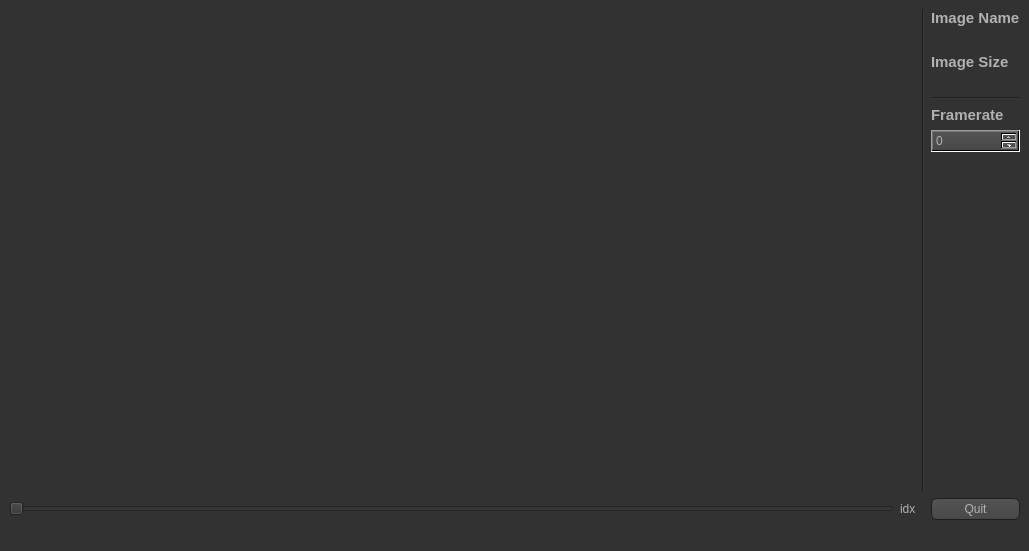
<?xml version="1.0" encoding="UTF-8"?>
<ui version="4.0">
 <class>MainWindow</class>
 <widget class="QMainWindow" name="MainWindow">
  <property name="geometry">
   <rect>
    <x>0</x>
    <y>0</y>
    <width>1029</width>
    <height>551</height>
   </rect>
  </property>
  <property name="windowTitle">
   <string>MainWindow</string>
  </property>
  <property name="styleSheet">
   <string notr="true">QToolTip
{
     border: 1px solid black;
     background-color: #ffa02f;
     padding: 1px;
     border-radius: 3px;
     opacity: 100;
}

QWidget
{
    color: #b1b1b1;
    background-color: #323232;
}

QMenu
{
    border: 1px solid #000;
}

QMenu::item
{
    padding: 2px 20px 2px 20px;
}

QMenu::item:selected
{
    color: #000000;
}

QWidget:disabled
{
    color: #404040;
    background-color: #323232;
}

QAbstractItemView
{
    background-color: QLinearGradient( x1: 0, y1: 0, x2: 0, y2: 1, stop: 0 #4d4d4d, stop: 0.1 #646464, stop: 1 #5d5d5d);
}

QWidget:focus
{
    /*border: 2px solid QLinearGradient( x1: 0, y1: 0, x2: 0, y2: 1, stop: 0 #ffa02f, stop: 1 #d7801a);*/
}

QLineEdit
{
    background-color: QLinearGradient( x1: 0, y1: 0, x2: 0, y2: 1, stop: 0 #4d4d4d, stop: 0 #646464, stop: 1 #5d5d5d);
	color: #FFFFFF;
    padding: 1px;
    border-style: solid;
    border: 1px solid #1e1e1e;
    border-radius: 5;
}

QPushButton
{
    color: #b1b1b1;
    background-color: QLinearGradient( x1: 0, y1: 0, x2: 0, y2: 1, stop: 0 #565656, stop: 0.1 #525252, stop: 0.5 #4e4e4e, stop: 0.9 #4a4a4a, stop: 1 #464646);
    border-width: 1px;
    border-color: #1e1e1e;
    border-style: solid;
    border-radius: 6;
    padding: 3px;
    font-size: 12px;
    padding-left: 5px;
    padding-right: 5px;
}

QPushButton:pressed
{
    background-color: QLinearGradient( x1: 0, y1: 0, x2: 0, y2: 1, stop: 0 #2d2d2d, stop: 0.1 #2b2b2b, stop: 0.5 #292929, stop: 0.9 #282828, stop: 1 #252525);
}

QPushButton:checked
{
    background-color: QLinearGradient( x1: 0, y1: 0, x2: 0, y2: 1, stop: 0 #2d2d2d, stop: 0.1 #2b2b2b, stop: 0.5 #292929, stop: 0.9 #282828, stop: 1 #252525);
}

QComboBox
{	
    color: #FFFFFF;
    selection-background-color: #ffaa00;
    background-color: QLinearGradient( x1: 0, y1: 0, x2: 0, y2: 1, stop: 0 #565656, stop: 0.1 #525252, stop: 0.5 #4e4e4e, stop: 0.9 #4a4a4a, stop: 1 #464646);
    border-style: solid;
    border: 1px solid #1e1e1e;
    border-radius: 5;
}

QComboBox:hover,QPushButton:hover
{
    border: 2px solid QLinearGradient( x1: 0, y1: 0, x2: 0, y2: 1, stop: 0 #ffa02f, stop: 1 #d7801a);
}
QComboBox:on
{
    padding-top: 3px;
    padding-left: 4px;
    background-color: QLinearGradient( x1: 0, y1: 0, x2: 0, y2: 1, stop: 0 #2d2d2d, stop: 0.1 #2b2b2b, stop: 0.5 #292929, stop: 0.9 #282828, stop: 1 #252525);
    selection-background-color: #ffaa00;
}

QComboBox QAbstractItemView
{
    border: 2px solid darkgray;
    selection-background-color: QLinearGradient( x1: 0, y1: 0, x2: 0, y2: 1, stop: 0 #ffa02f, stop: 1 #d7801a);
}

QComboBox::drop-down
{
     subcontrol-origin: padding;
     subcontrol-position: top right;
     width: 15px;

     border-left-width: 0px;
     border-left-color: darkgray;
     border-left-style: solid; /* just a single line */
     border-top-right-radius: 3px; /* same radius as the QComboBox */
     border-bottom-right-radius: 3px;
 }

QComboBox::down-arrow
{
     image: url(:/down_arrow.png);
}

QComboBox:editable {
    background: white;
}

QComboBox:!editable, QComboBox::drop-down:editable {

     background: qlineargradient(x1: 0, y1: 0, x2: 0, y2: 1,
                                stop: 0 #D3D3D3, stop: 0.4 #D8D8D8,
                                stop: 0.5 #DDDDDD, stop: 1.0 #E1E1E1);
}

/* QComboBox gets the &quot;on&quot; state when the popup is open */
QComboBox:!editable:on, QComboBox::drop-down:editable:on {
    background: qlineargradient(x1: 0, y1: 0, x2: 0, y2: 1,
                                stop: 0 #D3D3D3, stop: 0.4 #D8D8D8,
                                stop: 0.5 #DDDDDD, stop: 1.0 #E1E1E1);
}

QGroupBox:focus
{
border: 2px solid QLinearGradient( x1: 0, y1: 0, x2: 0, y2: 1, stop: 0 #ffa02f, stop: 1 #d7801a);
}

QTextEdit:focus
{
    border: 2px solid QLinearGradient( x1: 0, y1: 0, x2: 0, y2: 1, stop: 0 #ffa02f, stop: 1 #d7801a);
}

QScrollBar:horizontal {
     border: 1px solid #222222;
     background: QLinearGradient( x1: 0, y1: 0, x2: 0, y2: 1, stop: 0.0 #121212, stop: 0.2 #282828, stop: 1 #484848);
     height: 7px;
     margin: 0px 16px 0 16px;
}

QScrollBar::handle:horizontal
{
      background: QLinearGradient( x1: 0, y1: 0, x2: 1, y2: 0, stop: 0 #ffa02f, stop: 0.5 #d7801a, stop: 1 #ffa02f);
      min-height: 20px;
      border-radius: 2px;
}

QScrollBar::add-line:horizontal {
      border: 1px solid #1b1b19;
      border-radius: 2px;
      background: QLinearGradient( x1: 0, y1: 0, x2: 1, y2: 0, stop: 0 #ffa02f, stop: 1 #d7801a);
      width: 14px;
      subcontrol-position: right;
      subcontrol-origin: margin;
}

QScrollBar::sub-line:horizontal {
      border: 1px solid #1b1b19;
      border-radius: 2px;
      background: QLinearGradient( x1: 0, y1: 0, x2: 1, y2: 0, stop: 0 #ffa02f, stop: 1 #d7801a);
      width: 14px;
     subcontrol-position: left;
     subcontrol-origin: margin;
}

QScrollBar::right-arrow:horizontal, QScrollBar::left-arrow:horizontal
{
      border: 1px solid black;
      width: 1px;
      height: 1px;
      background: white;
}

QScrollBar::add-page:horizontal, QScrollBar::sub-page:horizontal
{
      background: none;
}

QScrollBar:vertical
{
      background: QLinearGradient( x1: 0, y1: 0, x2: 1, y2: 0, stop: 0.0 #121212, stop: 0.2 #282828, stop: 1 #484848);
      width: 7px;
      margin: 16px 0 16px 0;
      border: 1px solid #222222;
}

QScrollBar::handle:vertical
{
      background: QLinearGradient( x1: 0, y1: 0, x2: 0, y2: 1, stop: 0 #ffa02f, stop: 0.5 #d7801a, stop: 1 #ffa02f);
      min-height: 20px;
      border-radius: 2px;
}

QScrollBar::add-line:vertical
{
      border: 1px solid #1b1b19;
      border-radius: 2px;
      background: QLinearGradient( x1: 0, y1: 0, x2: 0, y2: 1, stop: 0 #ffa02f, stop: 1 #d7801a);
      height: 14px;
      subcontrol-position: bottom;
      subcontrol-origin: margin;
}

QScrollBar::sub-line:vertical
{
      border: 1px solid #1b1b19;
      border-radius: 2px;
      background: QLinearGradient( x1: 0, y1: 0, x2: 0, y2: 1, stop: 0 #d7801a, stop: 1 #ffa02f);
      height: 14px;
      subcontrol-position: top;
      subcontrol-origin: margin;
}

QScrollBar::up-arrow:vertical, QScrollBar::down-arrow:vertical
{
      border: 1px solid black;
      width: 1px;
      height: 1px;
      background: white;
}


QScrollBar::add-page:vertical, QScrollBar::sub-page:vertical
{
      background: none;
}

QTextEdit
{
    background-color: #242424;
}

QPlainTextEdit
{
    background-color: #242424;
}

QHeaderView::section
{
    background-color: QLinearGradient(x1:0, y1:0, x2:0, y2:1, stop:0 #616161, stop: 0.5 #505050, stop: 0.6 #434343, stop:1 #656565);
    color: white;
    padding-left: 4px;
    border: 1px solid #6c6c6c;
}

QCheckBox:disabled
{
color: #414141;
}

QDockWidget::title
{
    text-align: center;
    spacing: 3px; /* spacing between items in the tool bar */
    background-color: QLinearGradient(x1:0, y1:0, x2:0, y2:1, stop:0 #323232, stop: 0.5 #242424, stop:1 #323232);
}

QDockWidget::close-button, QDockWidget::float-button
{
    text-align: center;
    spacing: 1px; /* spacing between items in the tool bar */
    background-color: QLinearGradient(x1:0, y1:0, x2:0, y2:1, stop:0 #323232, stop: 0.5 #242424, stop:1 #323232);
}

QDockWidget::close-button:hover, QDockWidget::float-button:hover
{
    background: #242424;
}

QDockWidget::close-button:pressed, QDockWidget::float-button:pressed
{
    padding: 1px -1px -1px 1px;
}

QMainWindow::separator
{
    background-color: QLinearGradient(x1:0, y1:0, x2:0, y2:1, stop:0 #161616, stop: 0.5 #151515, stop: 0.6 #212121, stop:1 #343434);
    color: white;
    padding-left: 4px;
    border: 1px solid #4c4c4c;
    spacing: 3px; /* spacing between items in the tool bar */
}

QMainWindow::separator:hover
{

    background-color: QLinearGradient(x1:0, y1:0, x2:0, y2:1, stop:0 #d7801a, stop:0.5 #b56c17 stop:1 #ffa02f);
    color: white;
    padding-left: 4px;
    border: 1px solid #6c6c6c;
    spacing: 3px; /* spacing between items in the tool bar */
}

QToolBar::handle
{
     spacing: 3px; /* spacing between items in the tool bar */
     background: url(:/images/handle.png);
}

QMenu::separator
{
    height: 2px;
    background-color: QLinearGradient(x1:0, y1:0, x2:0, y2:1, stop:0 #161616, stop: 0.5 #151515, stop: 0.6 #212121, stop:1 #343434);
    color: white;
    padding-left: 4px;
    margin-left: 10px;
    margin-right: 5px;
}

QProgressBar
{
    border: 2px solid grey;
    border-radius: 5px;
    text-align: center;
}

QProgressBar::chunk
{
    background-color: #d7801a;
    width: 2.15px;
    margin: 0.5px;
}

QTabBar::tab {
    color: #b1b1b1;
    border: 1px solid #444;
    border-bottom-style: none;
    background-color: #323232;
    padding-left: 10px;
    padding-right: 10px;
    padding-top: 3px;
    padding-bottom: 2px;
    margin-right: -1px;
}

QTabWidget::pane {
    border: 1px solid #444;
    top: 1px;
}

QTabBar::tab:last
{
    margin-right: 0; /* the last selected tab has nothing to overlap with on the right */
    border-top-right-radius: 3px;
}

QTabBar::tab:first:!selected
{
 margin-left: 0px; /* the last selected tab has nothing to overlap with on the right */


    border-top-left-radius: 3px;
}

QTabBar::tab:!selected
{
    color: #b1b1b1;
    border-bottom-style: solid;
    margin-top: 3px;
    background-color: QLinearGradient(x1:0, y1:0, x2:0, y2:1, stop:1 #212121, stop:.4 #343434);
}

QTabBar::tab:selected
{
    border-top-left-radius: 3px;
    border-top-right-radius: 3px;
    margin-bottom: 0px;
}

QTabBar::tab:!selected:hover
{
    /*border-top: 2px solid #ffaa00;
    padding-bottom: 3px;*/
    border-top-left-radius: 3px;
    border-top-right-radius: 3px;
    background-color: QLinearGradient(x1:0, y1:0, x2:0, y2:1, stop:1 #212121, stop:0.4 #343434, stop:0.2 #343434, stop:0.1 #ffaa00);
}

QRadioButton::indicator:checked, QRadioButton::indicator:unchecked{
    color: #b1b1b1;
    background-color: #323232;
    border: 1px solid #b1b1b1;
    border-radius: 6px;
}

QRadioButton::indicator:checked
{
    background-color: qradialgradient(
        cx: 0.5, cy: 0.5,
        fx: 0.5, fy: 0.5,
        radius: 1.0,
        stop: 0.25 #ffaa00,
        stop: 0.3 #323232
    );
}

QCheckBox::indicator{
    color: #b1b1b1;
    background-color: #323232;
    border: 1px solid #b1b1b1;
    width: 9px;
    height: 9px;
}

QRadioButton::indicator
{
    border-radius: 6px;
}

QRadioButton::indicator:hover, QCheckBox::indicator:hover
{
    border: 1px solid #ffaa00;
}

QCheckBox::indicator:checked
{
    image:url(:/images/checkbox.png);
}

QCheckBox::indicator:disabled, QRadioButton::indicator:disabled
{
    border: 1px solid #444;
}

QSpinBox
{
	background-color: QLinearGradient( x1: 0, y1: 0, x2: 0, y2: 1, stop: 0 #565656, stop: 0.1 #525252, stop: 0.5 #4e4e4e, stop: 0.9 #4a4a4a, stop: 1 #464646);
}</string>
  </property>
  <widget class="QWidget" name="centralwidget">
   <layout class="QHBoxLayout" name="horizontalLayout">
    <item>
     <layout class="QGridLayout" name="gridLayout">
      <item row="0" column="2">
       <layout class="QVBoxLayout" name="verticalLayout">
        <item>
         <widget class="QLabel" name="name">
          <property name="font">
           <font>
            <pointsize>11</pointsize>
            <weight>75</weight>
            <bold>true</bold>
           </font>
          </property>
          <property name="text">
           <string>Image Name</string>
          </property>
          <property name="textFormat">
           <enum>Qt::AutoText</enum>
          </property>
         </widget>
        </item>
        <item>
         <widget class="QLabel" name="name_label">
          <property name="text">
           <string/>
          </property>
          <property name="alignment">
           <set>Qt::AlignRight|Qt::AlignTrailing|Qt::AlignVCenter</set>
          </property>
         </widget>
        </item>
        <item>
         <widget class="QLabel" name="size">
          <property name="font">
           <font>
            <pointsize>11</pointsize>
            <weight>75</weight>
            <bold>true</bold>
           </font>
          </property>
          <property name="text">
           <string>Image Size</string>
          </property>
         </widget>
        </item>
        <item>
         <widget class="QLabel" name="size_label">
          <property name="text">
           <string/>
          </property>
          <property name="alignment">
           <set>Qt::AlignRight|Qt::AlignTrailing|Qt::AlignVCenter</set>
          </property>
         </widget>
        </item>
        <item>
         <widget class="Line" name="line_2">
          <property name="orientation">
           <enum>Qt::Horizontal</enum>
          </property>
         </widget>
        </item>
        <item>
         <widget class="QLabel" name="framerate">
          <property name="font">
           <font>
            <pointsize>11</pointsize>
            <weight>75</weight>
            <bold>true</bold>
           </font>
          </property>
          <property name="text">
           <string>Framerate</string>
          </property>
         </widget>
        </item>
        <item>
         <widget class="QSpinBox" name="framerate_box"/>
        </item>
        <item>
         <spacer name="verticalSpacer">
          <property name="orientation">
           <enum>Qt::Vertical</enum>
          </property>
          <property name="sizeHint" stdset="0">
           <size>
            <width>20</width>
            <height>40</height>
           </size>
          </property>
         </spacer>
        </item>
       </layout>
      </item>
      <item row="0" column="1">
       <widget class="Line" name="line">
        <property name="orientation">
         <enum>Qt::Vertical</enum>
        </property>
       </widget>
      </item>
      <item row="0" column="0">
       <widget class="QLabel" name="img_label">
        <property name="sizePolicy">
         <sizepolicy hsizetype="MinimumExpanding" vsizetype="Preferred">
          <horstretch>0</horstretch>
          <verstretch>0</verstretch>
         </sizepolicy>
        </property>
        <property name="text">
         <string/>
        </property>
       </widget>
      </item>
      <item row="1" column="2">
       <widget class="QPushButton" name="pushButton">
        <property name="text">
         <string>Quit</string>
        </property>
       </widget>
      </item>
      <item row="1" column="0">
       <layout class="QHBoxLayout" name="horizontalLayout_2">
        <item>
         <widget class="QSlider" name="idx_slider">
          <property name="styleSheet">
           <string notr="true"/>
          </property>
          <property name="orientation">
           <enum>Qt::Horizontal</enum>
          </property>
         </widget>
        </item>
        <item>
         <widget class="QLabel" name="idx_label">
          <property name="text">
           <string>idx</string>
          </property>
         </widget>
        </item>
       </layout>
      </item>
     </layout>
    </item>
   </layout>
  </widget>
  <widget class="QStatusBar" name="statusbar"/>
 </widget>
 <resources/>
 <connections/>
</ui>
